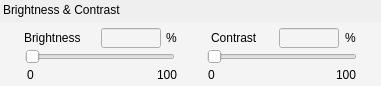
      <widget class="QWidget" name="widget_20" native="true">
       <property name="geometry">
        <rect>
         <x>20</x>
         <y>20</y>
         <width>381</width>
         <height>86</height>
        </rect>
       </property>
       <property name="minimumSize">
        <size>
         <width>381</width>
         <height>86</height>
        </size>
       </property>
       <widget class="QLabel" name="label_60">
        <property name="geometry">
         <rect>
          <x>3</x>
          <y>2</y>
          <width>171</width>
          <height>16</height>
         </rect>
        </property>
        <property name="text">
         <string>Brightness &amp; Contrast</string>
        </property>
       </widget>
       <widget class="QWidget" name="widget_25" native="true">
        <property name="geometry">
         <rect>
          <x>0</x>
          <y>22</y>
          <width>381</width>
          <height>64</height>
         </rect>
        </property>
        <property name="styleSheet">
         <string notr="true">background-color: rgb(244, 244, 244);</string>
        </property>
        <widget class="QLabel" name="label_62">
         <property name="geometry">
          <rect>
           <x>24</x>
           <y>8</y>
           <width>67</width>
           <height>16</height>
          </rect>
         </property>
         <property name="text">
          <string>Brightness</string>
         </property>
        </widget>
        <widget class="QLabel" name="label_63">
         <property name="geometry">
          <rect>
           <x>27</x>
           <y>45</y>
           <width>20</width>
           <height>16</height>
          </rect>
         </property>
         <property name="text">
          <string>0</string>
         </property>
        </widget>
        <widget class="QLabel" name="label_64">
         <property name="geometry">
          <rect>
           <x>157</x>
           <y>45</y>
           <width>20</width>
           <height>16</height>
          </rect>
         </property>
         <property name="text">
          <string>100</string>
         </property>
        </widget>
        <widget class="QSlider" name="visualBrightnessSlider">
         <property name="geometry">
          <rect>
           <x>25</x>
           <y>27</y>
           <width>150</width>
           <height>16</height>
          </rect>
         </property>
         <property name="orientation">
          <enum>Qt::Horizontal</enum>
         </property>
        </widget>
        <widget class="QLineEdit" name="visualBrightnessValue">
         <property name="geometry">
          <rect>
           <x>101</x>
           <y>6</y>
           <width>60</width>
           <height>20</height>
          </rect>
         </property>
        </widget>
        <widget class="QLabel" name="label_65">
         <property name="geometry">
          <rect>
           <x>211</x>
           <y>8</y>
           <width>67</width>
           <height>16</height>
          </rect>
         </property>
         <property name="text">
          <string>Contrast</string>
         </property>
        </widget>
        <widget class="QLabel" name="label_66">
         <property name="geometry">
          <rect>
           <x>208</x>
           <y>45</y>
           <width>20</width>
           <height>16</height>
          </rect>
         </property>
         <property name="text">
          <string>0</string>
         </property>
        </widget>
        <widget class="QLabel" name="label_67">
         <property name="geometry">
          <rect>
           <x>336</x>
           <y>45</y>
           <width>20</width>
           <height>16</height>
          </rect>
         </property>
         <property name="text">
          <string>100</string>
         </property>
        </widget>
        <widget class="QSlider" name="visualContrastSlider">
         <property name="geometry">
          <rect>
           <x>207</x>
           <y>27</y>
           <width>150</width>
           <height>16</height>
          </rect>
         </property>
         <property name="orientation">
          <enum>Qt::Horizontal</enum>
         </property>
        </widget>
        <widget class="QLineEdit" name="visualContrastValue">
         <property name="geometry">
          <rect>
           <x>279</x>
           <y>6</y>
           <width>60</width>
           <height>20</height>
          </rect>
         </property>
        </widget>
        <widget class="QLabel" name="label_68">
         <property name="geometry">
          <rect>
           <x>166</x>
           <y>8</y>
           <width>16</width>
           <height>16</height>
          </rect>
         </property>
         <property name="text">
          <string>%</string>
         </property>
        </widget>
        <widget class="QLabel" name="label_69">
         <property name="geometry">
          <rect>
           <x>345</x>
           <y>8</y>
           <width>16</width>
           <height>16</height>
          </rect>
         </property>
         <property name="text">
          <string>%</string>
         </property>
        </widget>
       </widget>
      </widget>
